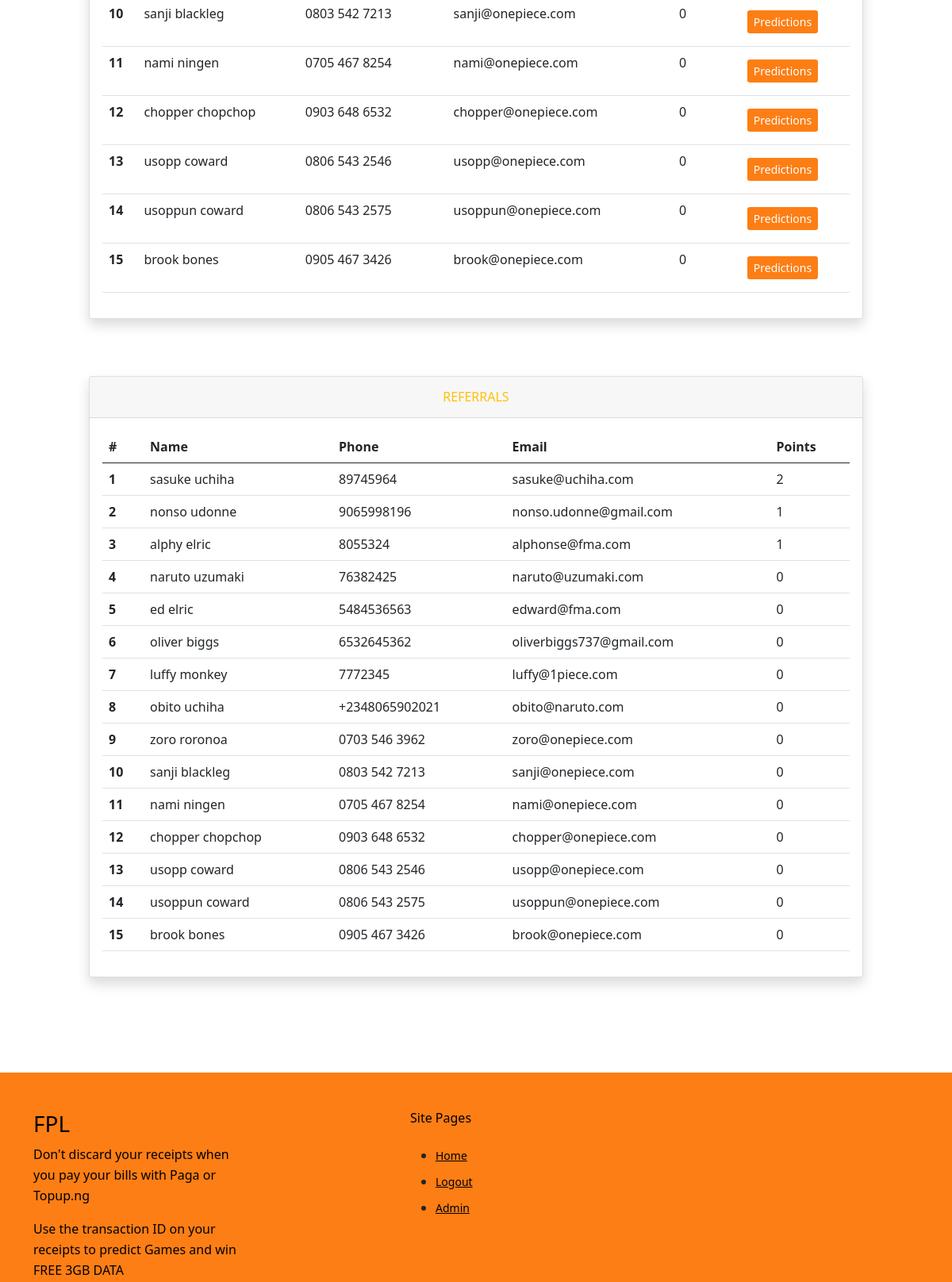
/fpl/admin-dash/ (signed in, middle part), run on an earlier commit of the app's database.
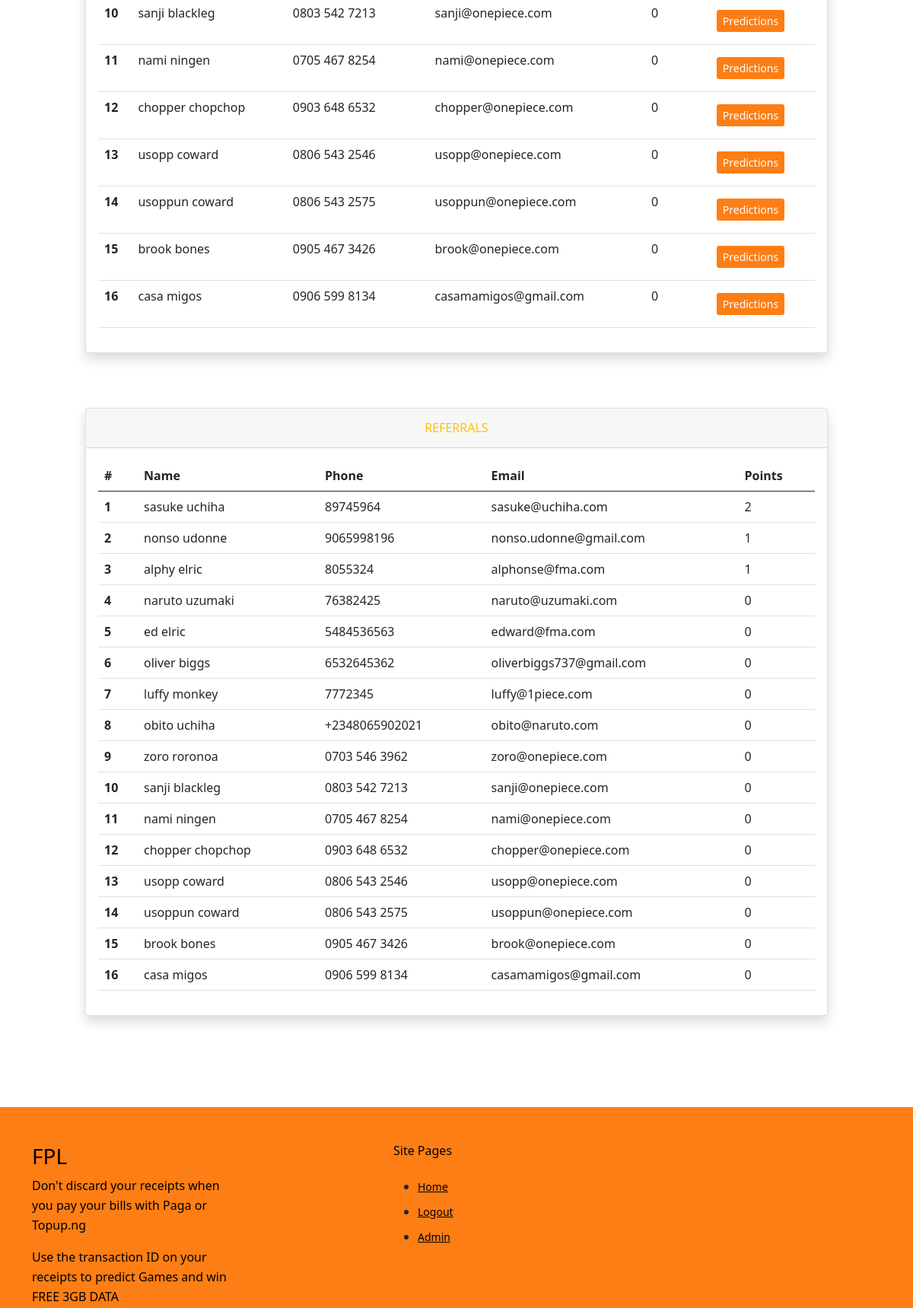
And on a later commit of the database.
### accounts/models.py (models this page shows, shortened)
class fplUser(models.Model):
    user = models.OneToOneField(MyUser, on_delete=models.CASCADE)
    referrer = models.ForeignKey('self', on_delete=models.CASCADE, null=True, blank=True, related_name='referred')
    fav_club = models.CharField(max_length=100, verbose_name='Favorite Club')
    total_points = models.IntegerField(default=0)
    total_referrals = models.IntegerField(default=0)
    refer_valid = models.BooleanField(default=False)

class MyUser(AbstractBaseUser, PermissionsMixin):
    email = models.EmailField(max_length=255, unique=True)
    first_name = models.CharField(max_length=100)
    last_name = models.CharField(max_length=100)
    phone = PhoneNumberField(unique=True)
    confirmed = models.BooleanField(default=False, null=True, blank=True)
    confirmed_date = models.DateField(null=True, blank=True)
    date_created = models.DateTimeField(auto_now_add=True)
    is_active = models.BooleanField(default=True)
    admin = models.BooleanField(default=False)
    staff = models.BooleanField(default=False)
    USERNAME_FIELD = 'email'
    REQUIRED_FIELDS = ['first_name', 'last_name', 'phone']
    objects = MyUserManager()
    def full_name(self):
        return f"{self.first_name} {self.last_name}"

### fpl_data/views.py (the view)
# urls.py: path('admin-dash/', admin_dash, name='admin-dash'),
@login_required(login_url='login')
def admin_dash(request):
    if not request.user.is_superuser:
        messages.warning(request, 'Access Denied')
        return redirect('home')
    users = fplUser.objects.all()
    fusers = users.order_by('-total_points')
    rusers = users.order_by('-total_referrals')
    context = {
        'fusers': fusers,
        'rusers': rusers
    }
    return render(request, 'admin-dash.html', context)

### fpl_data/templates/admin-dash.html (shortened to what this page needs)
{% extends 'base.html' %}
{% block content %}
<div class="container-fluid pt-5 mt-5">
    <div class="row mb-5 pb-5">
        <div class="col-10 mx-auto mb-5">
            <div class="card shadow mb-4">
                <div class="card-body">
                    <div class="table-responsive">
                        <table class="table table-hover">
                            <tbody>
                              {% for user in fusers %}
                              <tr>
                                <th scope="row">{{ forloop.counter }}</th>
                                <td>{{user.user.full_name}}</td>
                                <td>{{user.user.phone}}</td>
                                <td>{{user.user.email}}</td>
                                <td>{{user.total_points}}</td>
                                <td class="py-3">
                                    <a class="btn btn-sm btn-primary mx-auto predictBtn usersPreds" href="{% url 'predictions' user.id %}"  data-bs-toggle="modal" data-bs-target="#userPredictions">
                                        Predictions
                                    </a>
                                </td>
                              </tr>
                              {% endfor %}
                            </tbody>
                        </table>
                    </div>
                </div>
            </div>
        </div>
        <div class="col-10 mx-auto">
            <div class="card shadow mb-4">
                <div class="card-header py-3 text-center">
                    <h6 class="m-0 font-weight-bold text-warning">REFERRALS</h6>
                </div>
                <div class="card-body">
                    <div class="table-responsive">
                        <table class="table table-hover">
                            <thead>
                              <tr>
                                <th scope="col">#</th>
                                <th scope="col">Name</th>
                                <th scope="col">Phone</th>
                                <th scope="col">Email</th>
                                <th scope="col">Points</th>
                              </tr>
                            </thead>
                            <tbody>
                              {% for user in rusers %}
                              <tr>
                                <th scope="row">{{ forloop.counter }}</th>
                                <td>{{user.user.full_name}}</td>
                                <td>{{user.user.phone}}</td>
                                <td>{{user.user.email}}</td>
                                <td>{{user.total_referrals}}</td>
                              </tr>
                              {% endfor %}
                            </tbody>
                        </table>
                    </div>
                </div>
            </div>
        </div>
    </div>
</div>
{% endblock %}

What changed in the data, as far as the page shows it:
added fplUser: user.full_name "casa migos", user.phone "0906 599 8134", user.email "casamamigos@gmail.com", total_points "0", total_referrals "0"
